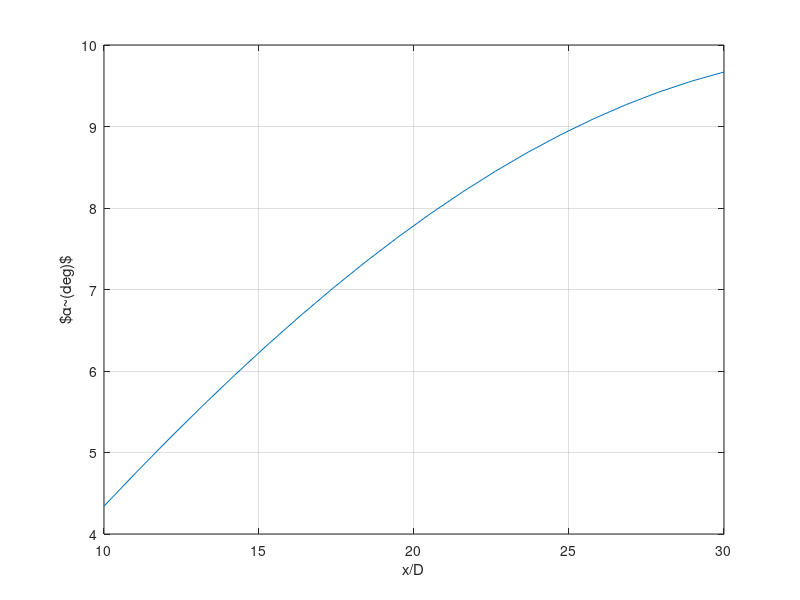

The MATLAB script that drew this image:
clear
clc
format compact

%% attempt to recreate analytical wake redirection model
D = 1;
x = 0;
th = linspace(10*pi/180,30*pi/180,20);
Ct = 0.9;
beta = 0.125;

alp = ((cos(th).^2).*sin(th)*(Ct/2))./(1 + beta*(x./D)).^2;
alp = alp*180/pi;

%% figure
plot(x./D,alp)
plot(th*180/pi,alp)
grid on
hold on
xlabel('x/D')
ylabel('$\alpha~(deg)$')